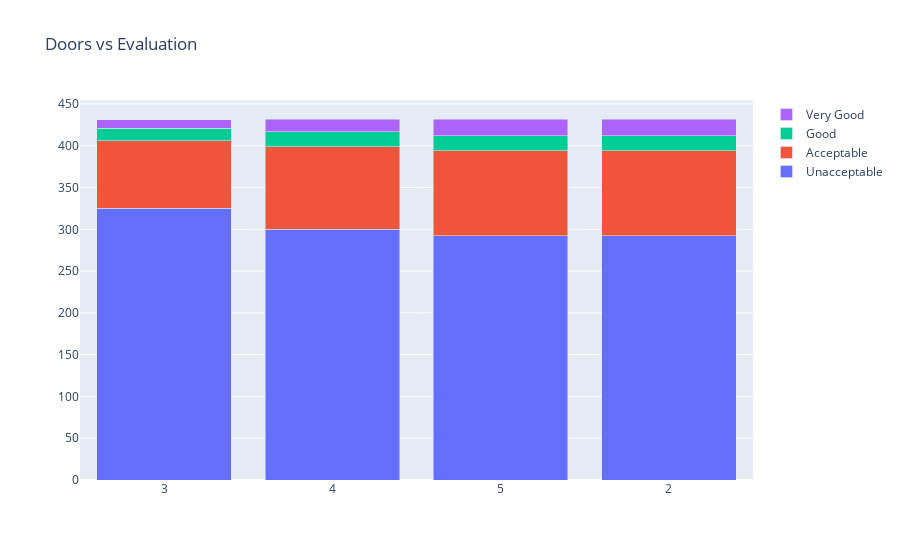

Write notebook code for a chart like this one.
### Code cell
data = [
    go.Bar(
        x=a1[2].index, # assign x as the dataframe column 'x'
        y=drs['unacc'],
        name='Unacceptable'
    ),
    go.Bar(
        x=a1[2].index,
        y=drs['acc'],
        name='Acceptable'
    ),
    go.Bar(
        x=a1[2].index,
        y=drs['good'],
        name='Good'
    ),
    go.Bar(
        x=a1[2].index,
        y=drs['vgood'],
        name='Very Good'
    )

]

layout = go.Layout(
    barmode='stack',
    title='Doors vs Evaluation'
)

fig = go.Figure(data=data, layout=layout)
py.iplot(fig, filename='cars_donut')

### Figure 1 — Plotly figure (JSON) as saved in the notebook; plotly's stock layout.template omitted (floating-point values rounded to 4 significant figures)
{"data": [{"name": "Unacceptable", "type": "bar", "x": ["3", "4", "5", "2"], "y": [325, 300, 292, 292]}, {"name": "Acceptable", "type": "bar", "x": ["3", "4", "5", "2"], "y": [81, 99, 102, 102]}, {"name": "Good", "type": "bar", "x": ["3", "4", "5", "2"], "y": [15, 18, 18, 18]}, {"name": "Very Good", "type": "bar", "x": ["3", "4", "5", "2"], "y": [10, 15, 20, 20]}], "layout": {"barmode": "stack", "title": {"text": "Doors vs Evaluation"}}}
